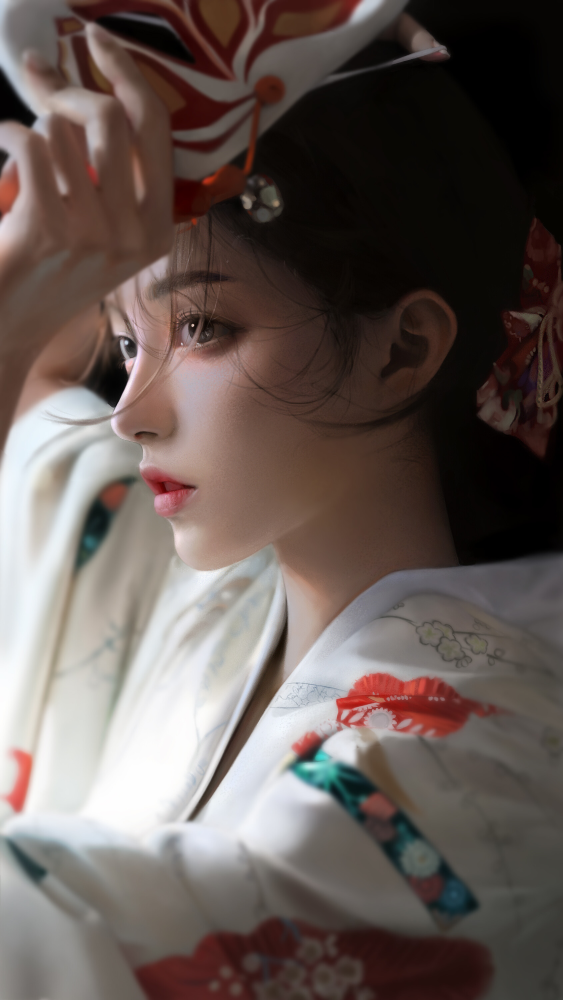
#> input picture tools/source/kimono.jpg, 1689 x 3000 px (shown at 1/3 size)
$ python build-footer-final.py
#> lines starting #> are read from the running program, lines starting #| are printed output that depends on the picture
# -*- coding: utf-8 -*-
"""
页尾带生成器 · 纹样版（3 个语言变体 → assets/）

用法：
    python tools/build-footer-final.py

依赖：Pillow（pip install Pillow）
路径全部相对本脚本定位，换设备 / 换目录都能跑。
"""
from pathlib import Path
from PIL import Image, ImageDraw, ImageFont
import os

TOOLS = Path(__file__).resolve().parent
ROOT = TOOLS.parent
SRC = TOOLS / "source" / "kimono.jpg"
OUT = ROOT / "assets"
OUT.mkdir(parents=True, exist_ok=True)

FONT_CANDIDATES = {
    "serif": [
        r"C:/Windows/Fonts/georgia.ttf",
        "/System/Library/Fonts/Supplemental/Georgia.ttf",
        "/usr/share/fonts/truetype/msttcorefonts/georgia.ttf",
    ],
    "cjk_serif": [
        r"C:/Windows/Fonts/simsun.ttc",
        "/System/Library/Fonts/Songti.ttc",
        "/usr/share/fonts/opentype/noto/NotoSerifCJK-Regular.ttc",
        "/usr/share/fonts/truetype/arphic/uming.ttc",
    ],
    "cjk_sans": [
        r"C:/Windows/Fonts/msjh.ttc",
        "/System/Library/Fonts/PingFang.ttc",
        "/usr/share/fonts/opentype/noto/NotoSansCJK-Regular.ttc",
    ],
    "mono": [
        r"C:/Windows/Fonts/consola.ttf",
        "/System/Library/Fonts/Menlo.ttc",
        "/usr/share/fonts/truetype/dejavu/DejaVuSansMono.ttf",
    ],
}


def find_font(role):
#> called with role = 'mono'
    for p in FONT_CANDIDATES[role]:
        if Path(p).exists():
            return p
    raise SystemExit(
        f"找不到 {role} 字体，请安装下列任一字体后重试：\n  "
        + "\n  ".join(FONT_CANDIDATES[role])
    )


INK = (43, 39, 37)
ACCENT = (193, 68, 60)
PAPER = (247, 243, 236)
MUTE = (107, 100, 92)

W, H = 1760, 280            # @2x，显示 880x140
CAPTION = "T H A N K S   F O R   V I S I T I N G"
TEX_W = 620                 # 右侧纹样带宽度
MAX_TEXT_W = W - TEX_W - 120 - 60

VARIANTS = [
    ("footer.jpg", "欢迎交流 Java 后端、微服务与 Agent 开发", "cjk_serif", 36),
    ("footer.zh-TW.jpg", "歡迎交流 Java 後端、微服務與 Agent 開發", "cjk_serif", 36),
    ("footer.en.jpg", "Open to conversations on Java backend, microservices, and agents.", "serif", 34),
]

f_cap = ImageFont.truetype(find_font("mono"), 24)


def texture_panel():
    """右侧纹样带：和服红花料 + 左缘羽化"""
    im = Image.open(SRC).convert("RGB")
#> im is the input picture: PIL image 1689x3000 RGB; mean R, G, B 101.5, 89.6, 85.2
    crop = im.crop((760, 1990, 1660, 2410))
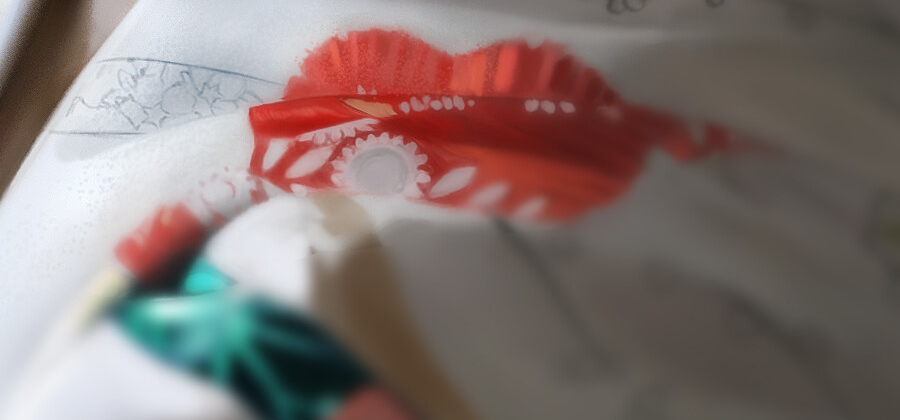
#> crop: PIL image 900x420 RGB; mean R, G, B 132.2, 117.6, 114.6
    scale = H / crop.size[1]
#> scale = 0.667
    disp = crop.resize((round(crop.size[0] * scale), H), Image.LANCZOS)
    if disp.size[0] > TEX_W:
        disp = disp.crop((disp.size[0] - TEX_W, 0, disp.size[0], H))
    panel = Image.new("RGB", (TEX_W, H), PAPER)
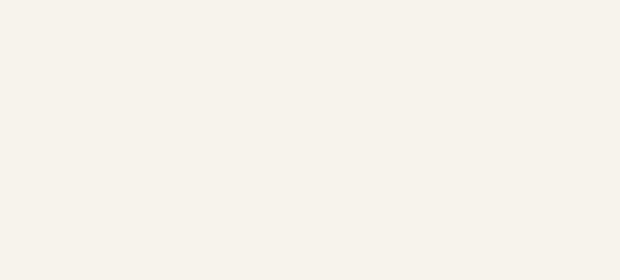
#> panel: PIL image 620x280 RGB; mean R, G, B 247, 243, 236
    panel.paste(disp, (TEX_W - disp.size[0], 0))
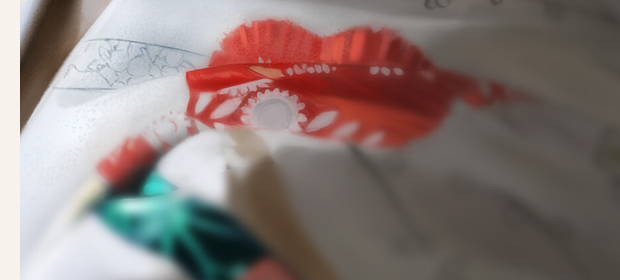
#> panel: PIL image 620x280 RGB; mean R, G, B 135.9, 121.6, 118.5
    mask = Image.new("L", (TEX_W, H), 255)
#> mask: PIL image 620x280 L; every value is 255
    md = ImageDraw.Draw(mask)
    for i in range(150):
        md.line([(i, 0), (i, H)], fill=round(255 * i / 150))
    out = Image.new("RGB", (TEX_W, H), PAPER)
    out.paste(panel, (0, 0), mask)
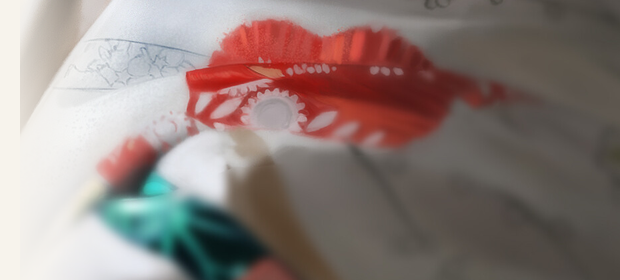
#> out: PIL image 620x280 RGB; mean R, G, B 141.3, 126.8, 122.9
    return out


def fit_font(role, text, size, max_w):
    """超宽就逐级缩字号"""
    f = ImageFont.truetype(find_font(role), size)
    while size > 20 and f.getlength(text) > max_w:
        size -= 2
        f = ImageFont.truetype(find_font(role), size)
    return f, size


tex = texture_panel()

for fname, closing, role, size in VARIANTS:
#> (the run stopped early here; a loop or call above may not have finished)
